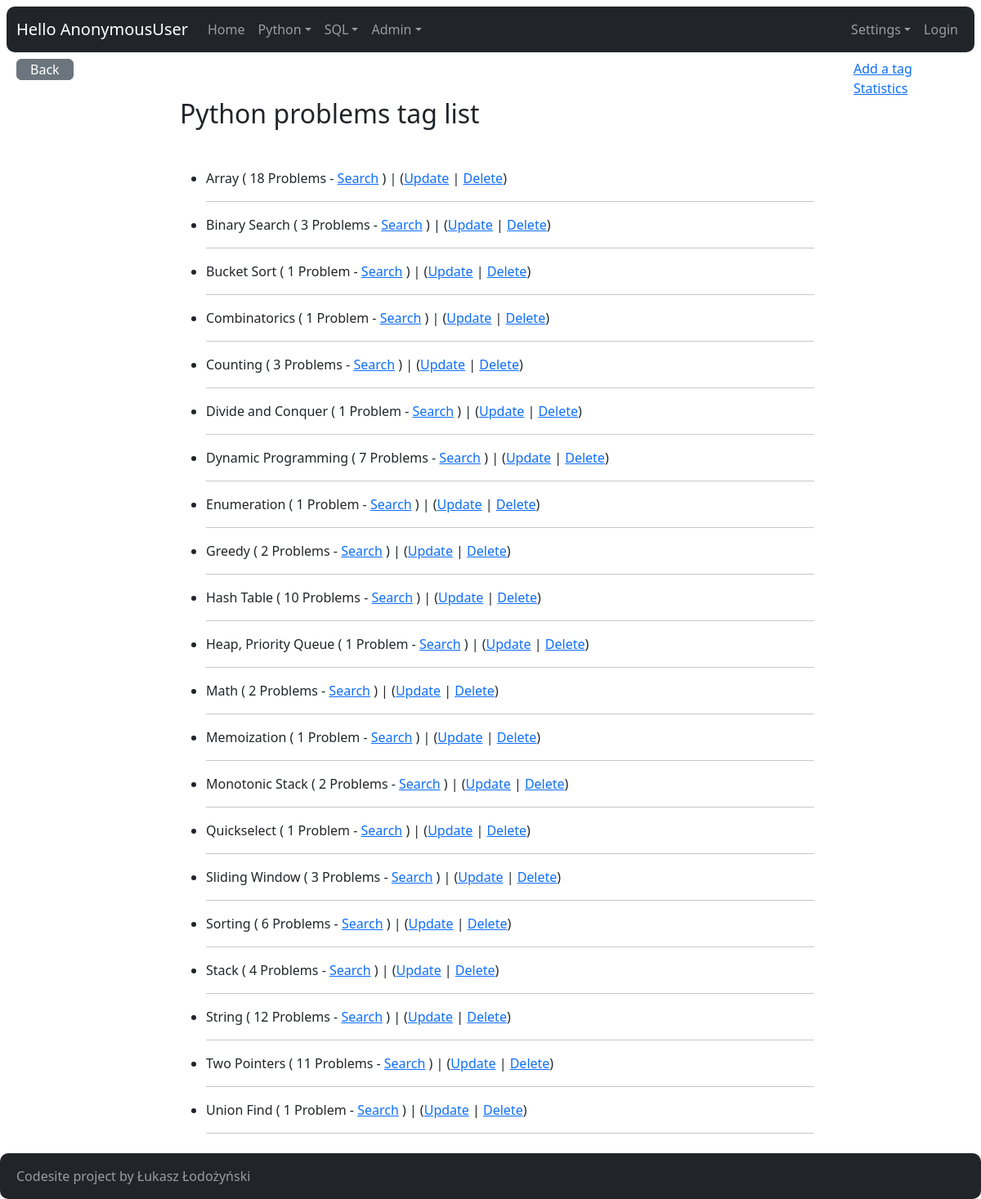
Page /python/tag/ on the committed database.
### python_problems/models.py (models this page shows, shortened)
class Tag(models.Model):
    name = models.CharField(max_length=20)
    class Meta:
        ordering = ("name", )

### python_problems/views.py (the view)
# urls.py: path("tag/", views.TagIndexView.as_view(), name="tag-index"),
class TagIndexView(ListView):
    model = Tag

### core/context_processors.py (called while the page is built)
def settings(request):
    return {
        'settings': django_settings,
    }

### python_problems/templates/python_problems/tag_list.html (shortened to what this page needs)
{% extends "core/base.html" %}
{% block content %}
  <div class="container-fluid m-2">
    <div class="row">
      <div class="col-md-2">
        <a href="{% url 'python_problems:index' %}"
           class="btn btn-secondary px-3 py-0 mb-5">Back</a>
      </div>
      <div class="col-md-8">
        <div class="mb-5 mt-5">
          <h2>Python problems tag list</h2>
        </div>
        {% if tag_list %}
        <ul>
          {% for tag in tag_list %}
              <li>
                {{ tag.name }} (
                {% if tag.problem_set.count == 1 %}
                  1 Problem - <a href="{% url 'python_problems:index' %}?query={{ tag.name }}">Search</a>
                {% else %}
                  {{ tag.problem_set.count }} Problems - <a href="{% url 'python_problems:index' %}?query={{ tag.name }}">Search</a>
                {% endif %}
                ) |
                (<a href="{% url 'python_problems:tag-update' tag.id %}">Update</a> |
                <a href="{% url 'python_problems:tag-delete' tag.id %}">Delete</a>)
                <hr>
              </li>
              {% endfor %}
          </ul>
        {% else %}
          <p>No python problems available.</p>
        {% endif %}
      </div>
      <div class="col-md-2">
        <p>
          <a href="create/" class="ms-4">Add a tag</a>
          <a href="{% url 'python_problems:tag-graph' %}" class="ms-4">Statistics</a>
        </p>
      </div>
    </div>
  </div>
{% endblock content %}

### rows in the picture
Tag: name "Array", problem_set.count "18"
Tag: name "Binary Search", problem_set.count "3"
Tag: name "Bucket Sort"
Tag: name "Combinatorics"
Tag: name "Counting", problem_set.count "3"
Tag: name "Divide and Conquer"
Tag: name "Dynamic Programming", problem_set.count "7"
Tag: name "Enumeration"
Tag: name "Greedy", problem_set.count "2"
Tag: name "Hash Table", problem_set.count "10"
Tag: name "Heap, Priority Queue"
Tag: name "Math", problem_set.count "2"
Tag: name "Memoization"
Tag: name "Monotonic Stack", problem_set.count "2"
Tag: name "Quickselect"
Tag: name "Sliding Window", problem_set.count "3"
Tag: name "Sorting", problem_set.count "6"
Tag: name "Stack", problem_set.count "4"
Tag: name "String", problem_set.count "12"
Tag: name "Two Pointers", problem_set.count "11"
Tag: name "Union Find"

### other values in the picture
{{ request.user }} "AnonymousUser"
{{ settings.APP_NAME }} "Codesite"
